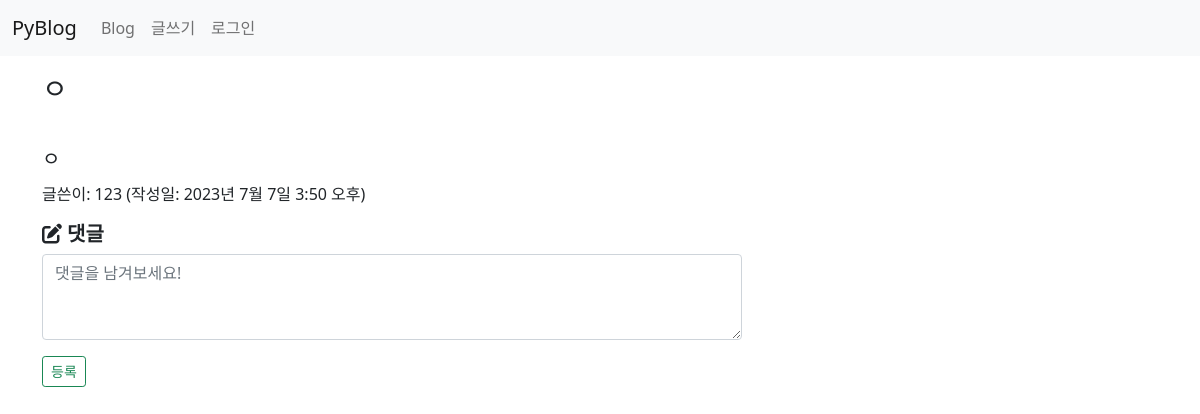
The app's page /blog/21/, older data.
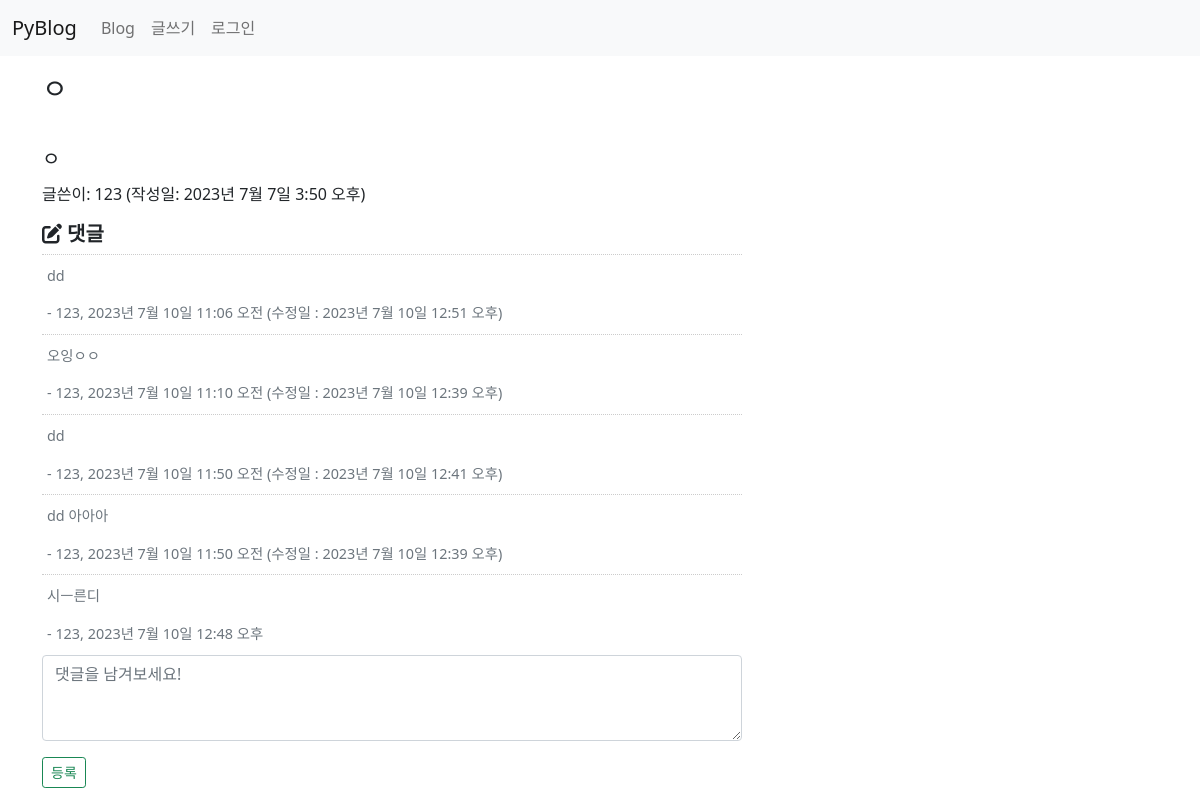
The same page, newer data.
### blog/models.py (models this page shows, shortened)
class Post(models.Model):
    author = models.ForeignKey(User, on_delete=models.CASCADE)
    title = models.CharField(max_length=100)  #제목
    content = models.TextField()              #내용
    pub_date = models.DateTimeField()         #발행일
    modify_date = models.DateTimeField(null=True, blank=True) #입력 폼이 비어도 됨
    photo = models.ImageField(upload_to='blog/images/%Y/%m/%d/',
                    null=True, blank=True)  #null 허용, 파일을 첨부하지 않을수 있음
    file = models.FileField(upload_to='blog/files/%Y/%m/%d/',
                    null=True, blank=True)
    category = models.ForeignKey(Category, null=True, blank=True,
                    on_delete=models.SET_NULL)

class Comment(models.Model):
    author = models.ForeignKey(User, on_delete=models.CASCADE)
    content = models.TextField()
    pub_date = models.DateTimeField()
    modify_date = models.DateTimeField(null=True, blank=True)
    post = models.ForeignKey(Post, null=True, blank=True,
                     on_delete=models.CASCADE)

### blog/views.py (the view)
# urls.py: path('<int:post_id>/', views.detail, name='detail'), #상세 페이지
def detail(request, post_id):
    post = Post.objects.get(id=post_id)
    categories = Category.objects.all()  # 카테고리 전체 검색
    context = {'post': post, 'categories': categories}
    return render(request, 'blog/detail.html', context)

### templates/blog/detail.html (shortened to what this page needs)
{% extends 'base.html' %}
{% block content %}
<div class="container my-3">
    <section id="detail">
        <h3>{{ post.title }}</h3>
        <h5 style="white-space: pre-line; line-height: 1.5">
            {{ post.content }}
        </h5>
        <p>글쓴이: {{ post.author }} (작성일: {{ post.pub_date }})</p>
        <div class="mt-3">
            <h5><i class="fa-solid fa-pen-to-square"> 댓글</i></h5>
            {% for comment in post.comment_set.all %}
            <div class="comment text-muted">
                <span>{{ comment.content|linebreaks }}</span>
                <span> - {{ comment.author }}, {{ comment.pub_date }}
                    {% if comment.modify_date %}
                    (수정일 : {{ comment.modify_date }})</span>
                    {% endif %}
            </div>
            {% endfor %}
        </div>
        <div>
            <form action="{% url 'blog:comment_create' post.id %}" method="post">
                <div class="form-group">
                    <textarea name="content" rows="3"
                              placeholder="댓글을 남겨보세요!"
                              class="form-control"></textarea>
                    <button type="submit"
                            class="mt-3 btn btn-sm btn-outline-success">등록</button>
                </div>
            </form>
        </div>
    </section>
</div>
{% endblock %}

### templates/base.html (shortened to what this page needs)
<!DOCTYPE html>
<html lang="en">
{% load static %}
<head>
    <link rel="stylesheet" href="{% static 'blog/css/bootstrap.css' %}">
    <link rel="stylesheet" href="{% static 'blog/css/style.css' %}">
</head>
<body>
{% include 'navbar.html' %}
{% block content %}
{% endblock %}
</body>
</html>

### templates/navbar.html (shortened to what this page needs)
{% load socialaccount %}
<nav class="navbar navbar-expand-lg navbar-light bg-light">
  <div class="container-fluid">
    <a class="navbar-brand" href="/">PyBlog</a>
    <div class="collapse navbar-collapse" id="navbarNavDropdown">
      <ul class="navbar-nav">
        <li class="nav-item">
          <a class="nav-link" href="{% url 'blog:post_list' %}">Blog</a>
        </li>
        <li class="nav-item">
          <a class="nav-link" href="{% url 'blog:post_create' %}">글쓰기</a>
        </li>
      </ul>
      <ul class="navbar-nav ml-auto">
        {% if user.is_authenticated %}
          <li class="nav-item dropdown">
            <a class="nav-link dropdown-toggle" href="#" id="navbarDropdownMenuLink"
              data-bs-toggle="dropdown">{{ user.username }}</a>
            <div class="dropdown-menu" aria-labelledby="navbarDropdownMenuLink">
              <a class="dropdown-item" href="{% url 'common:logout' %}">로그아웃</a>
            </div>
          </li>
        {% else %}
          <li class="nav-item">
            <a class="nav-link" href="#" data-bs-target="#loginModal"
              data-bs-toggle="modal">로그인</a>
          </li>
        {% endif %}
      </ul>
    </div>
  </div>
</nav>

### static/blog/css/style.css (style rules this page uses)
a { text-decoration: none; }
.comment { border-top: 1px dotted #ccc; padding: 10px 5px; font-size: 0.9em; }
#detail { width: 700px; float: left; }

Row changes from the older to the newer data that the page shows:
added Comment: content "dd", author "123", pub_date "2023년 7월 10일 11:06 오전", modify_date "2023년 7월 10일 12:51 오후"
added Comment: content "오잉ㅇㅇ", author "123", pub_date "2023년 7월 10일 11:10 오전", modify_date "2023년 7월 10일 12:39 오후"
added Comment: content "dd", author "123", pub_date "2023년 7월 10일 11:50 오전", modify_date "2023년 7월 10일 12:41 오후"
added Comment: content "dd 아아아", author "123", pub_date "2023년 7월 10일 11:50 오전", modify_date "2023년 7월 10일 12:39 오후"
added Comment: content "시ㅡ른디", author "123", pub_date "2023년 7월 10일 12:48 오후"
